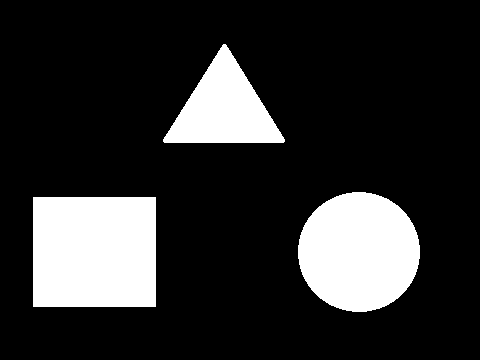
%> input picture CLASE_9/figures.bmp, 480 x 360 px
$ octave class_erode.m   (GNU Octave 9; MATLAB toolbox functions it lacks are replaced by stand-ins)
%> lines starting %> are read from the running program, lines starting %| are printed output that depends on the picture; in (x1, y1, x2, y2) boxes, pixels count from 0 and x2, y2 are one past the last pixel; in counts of white or black regions, pixels touching at a corner belong together; the program's own positions count from 1
%Erosi髇, starst to devore the object. Takes the elemento estructurante and
%checks if it's

clear all; close all; clc
a = imread('figures.bmp');
%> a: size 360x480 logical; 18.2% white; 3 white regions, box (x1, y1, x2, y2) and area: (33, 197, 156, 307) 13530, (298, 192, 420, 312) 11491, (163, 44, 285, 143) 6365
[fil, col, cap]= size(a); if cap > 1; a = rgb2gray(a); end
%> after `[fil, col, cap]= size(a)`: fil = 360; col = 480; cap = 1
ee = strel ('square', 3); b=a;
for i = 1: 100; b=imerode(b,ee); figure(1);imshow(b);pause(0.001);end
%> this loop made 100 passes
%> pass 1, `b=imerode(b,ee)`:
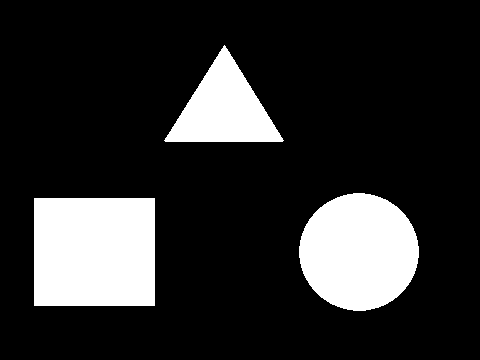
%> b: size 360x480 logical; 17.4% white; 3 white regions, box (x1, y1, x2, y2) and area: (34, 198, 155, 306) 13068, (299, 193, 419, 311) 11011, (164, 45, 284, 142) 5927
%> pass 2, `b=imerode(b,ee)`:
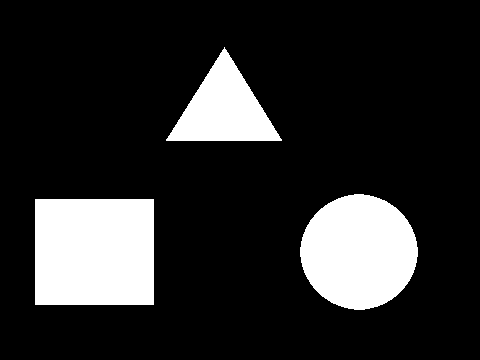
%> b: size 360x480 logical; 16.6% white; 3 white regions, box (x1, y1, x2, y2) and area: (35, 199, 154, 305) 12614, (300, 194, 418, 310) 10539, (166, 47, 282, 141) 5500
%> pass 3, `b=imerode(b,ee)`:
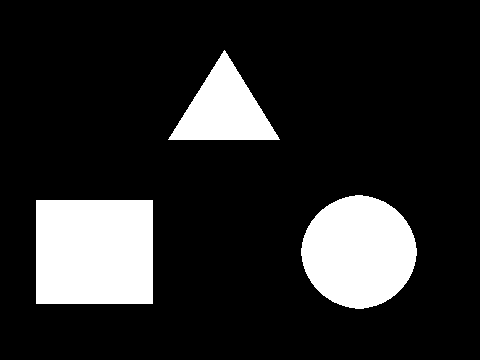
%> b: size 360x480 logical; 15.8% white; 3 white regions, box (x1, y1, x2, y2) and area: (36, 200, 153, 304) 12168, (301, 195, 417, 309) 10075, (168, 50, 280, 140) 5086
%> after the loop: b: size 360x480 logical; every value is 0
